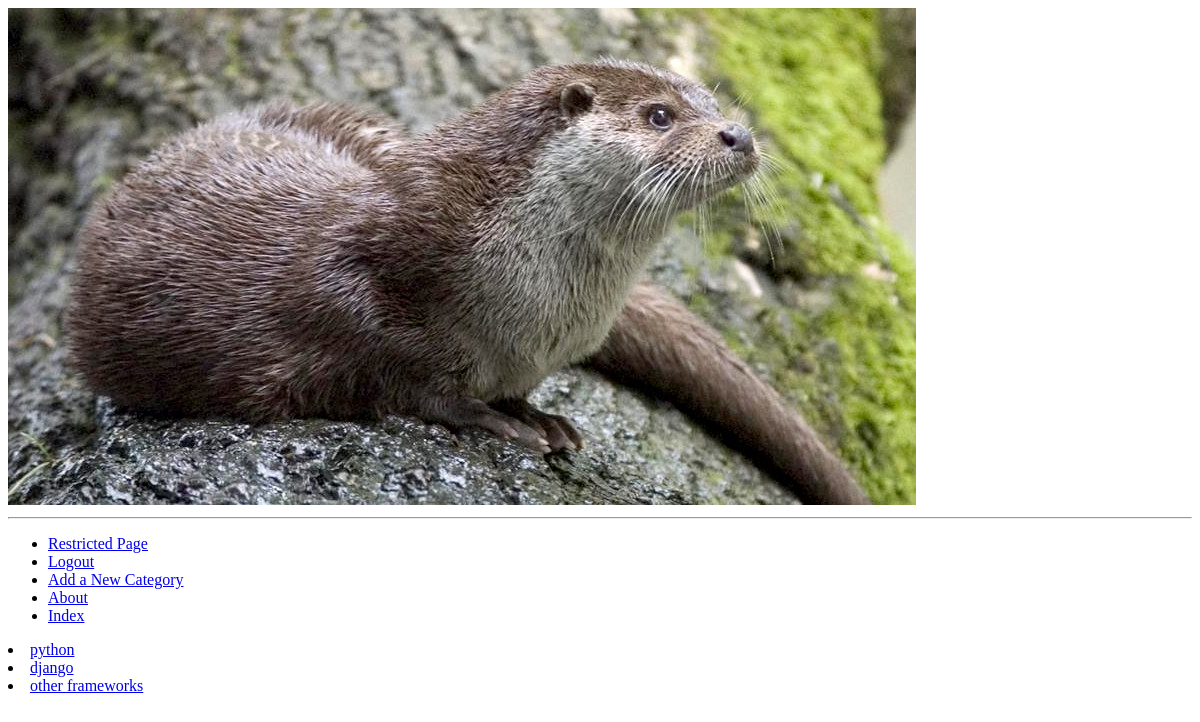
Before: /rango/restricted/ (signed in) with the older database file.
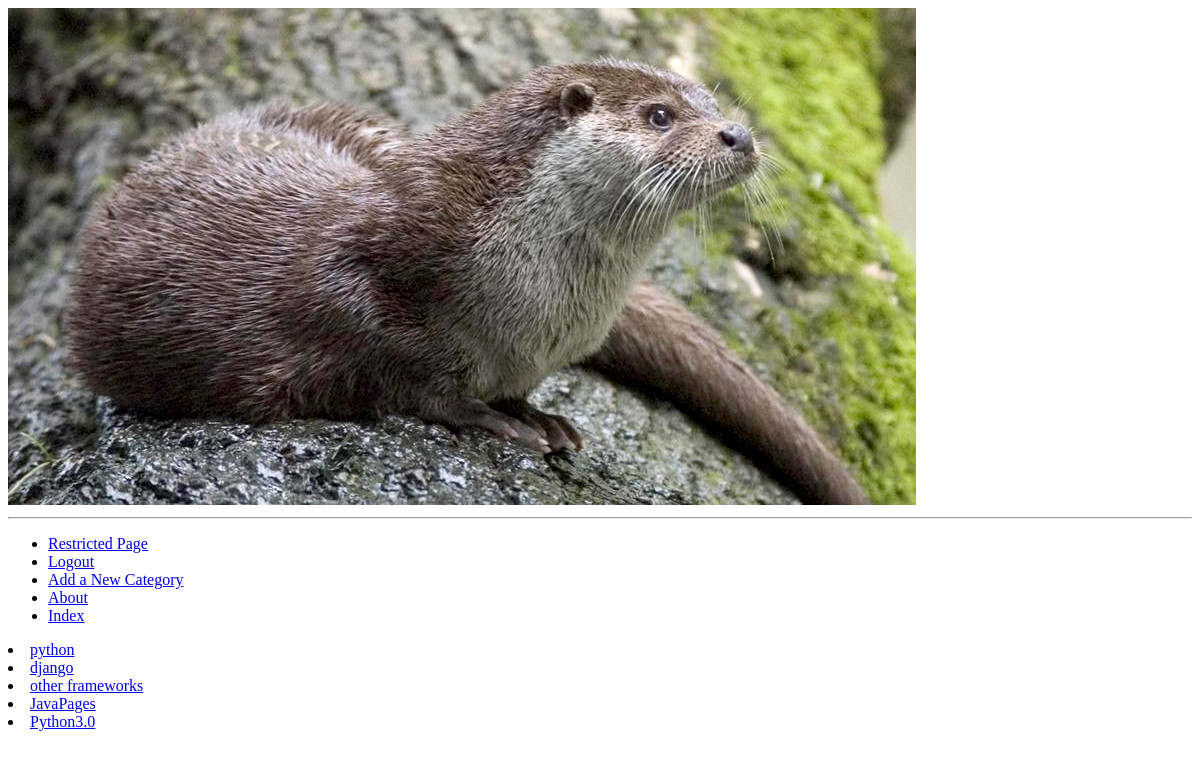
After: the same page with the newer database file.
### rango/models.py (models this page shows, shortened)
class Category(models.Model):
        name = models.CharField(max_length=128, unique=True)
        views = models.IntegerField(default = 0,)
        likes = models.IntegerField(default = 0)
        slug = models.SlugField(unique = True)
        class Meta:
                verbose_name_plural = 'categories'

### rango/views.py (the view)
@login_required
def restricted(request):
        return render(request,'rango/restricted.html', {})

### rango/templatetags/rango_template_tags.py (called while the page is built)
@register.inclusion_tag('rango/cats.html')
def get_category_list(cat = None):
     return {'cats': Category.objects.all(),
             'act_cat':cat}

### templates/rango/restricted.html (shortened to what this page needs)
{% extends 'rango/base.html' %}
{% load staticfiles %}
	{% block body_block %}
		<img src = "{% static "/images/otter.jpg" %}" alt = "otter pic">
	{% endblock %}

### templates/rango/cats.html
{% for c in cats %}
	{% if c == act_cat %}
		<li>
			<strong>
			<a href="{% url 'show_category' c.slug %}">{{ c.name }}</a>
			</strong>
		</li>
	{% else %}
	<li>
		<a href="{% url 'show_category' c.slug %}">{{ c.name }}</a>
	</li>
	{% endif %}
{% endfor %}

Changed rows visible on the page:
added Category: name "JavaPages"
added Category: name "Python3.0"
